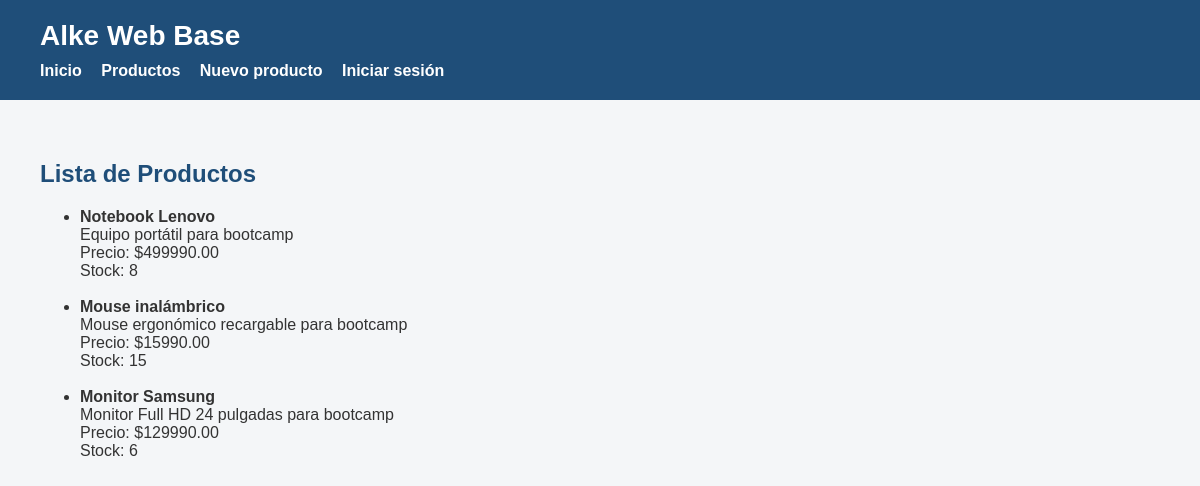
Before: /productos/ with the older database file.
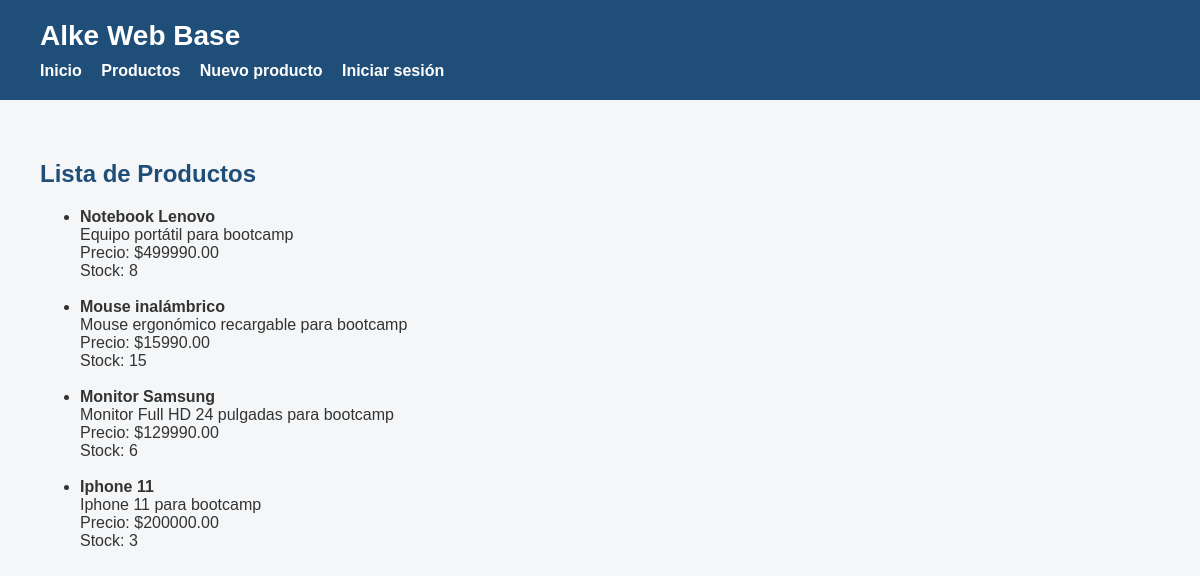
After: the same page with the newer database file.
### webapp/models.py (models this page shows, shortened)
class Producto(models.Model):
    nombre = models.CharField(max_length=100)
    descripcion = models.TextField(blank=True)
    precio = models.DecimalField(max_digits=10, decimal_places=2)
    stock = models.IntegerField()

### webapp/views.py (the view)
# urls.py: path('productos/', lista_productos, name='productos'),
def lista_productos(request):
    productos = Producto.objects.all()
    return render(request, 'webapp/productos.html', {'productos': productos})

### webapp/templates/webapp/productos.html (shortened to what this page needs)
{% extends 'webapp/base.html' %}
{% block content %}
    <h2>Lista de Productos</h2>
    {% if productos %}
        <ul>
            {% for producto in productos %}
                <li>
                    <strong>{{ producto.nombre }}</strong><br>
                    {{ producto.descripcion }}<br>
                    Precio: ${{ producto.precio }}<br>
                    Stock: {{ producto.stock }}
                </li>
                <br>
            {% endfor %}
        </ul>
    {% else %}
        <p>No hay productos registrados.</p>
    {% endif %}
{% endblock %}

Changed rows visible on the page:
added Producto: nombre "Iphone 11", descripcion "Iphone 11 para bootcamp", precio "200000.00", stock "3"
